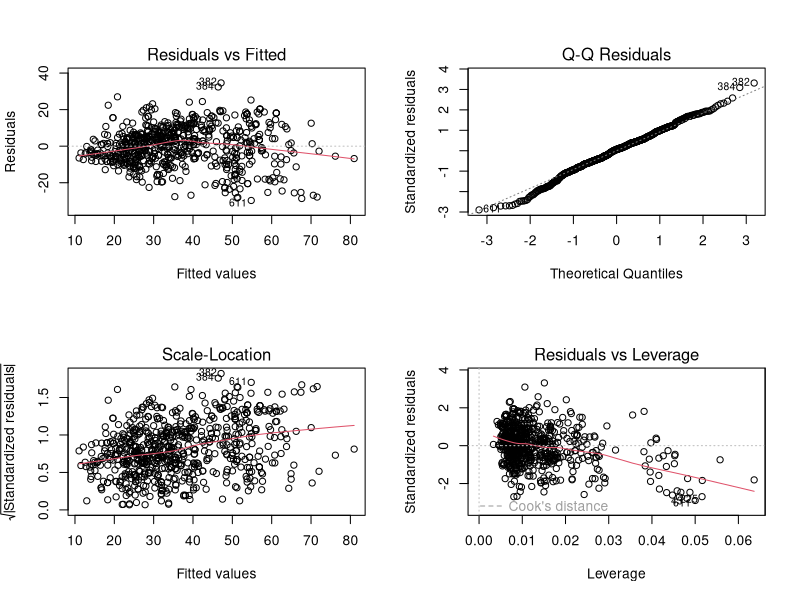

This figure's R source: (Note: this script raises an error after producing the figure.)
## ---- chunk 1
library(car)
## ---- chunk 2
Concrete = read.csv("Concrete.csv")
set.seed(1)
sam = sample(1:1030, size = floor(.6666*1030), replace = F)
Concrete.trans = Concrete
str(Concrete.trans)
summary(Concrete.trans)
## ---- chunk 3
# BlastFurn, FlyAsh, and Superplast have zeros
lm1 = lm(Strength~., data = Concrete.trans[sam,])
par(mfrow=c(2,2))
plot(lm1)
## ---- chunk 4
vif(lm1)
VIF(lm1)
## ---- chunk 5
#Check the training and validation sets nrow()
nrow(Concrete.trans[sam,])
nrow(Concrete.trans[-sam,])
## ---- chunk 6
y = Concrete.trans$Strength[-sam]
ypred = predict(lm1, newdata = Concrete.trans[-sam,])
results = PredAcc(y, ypred)
